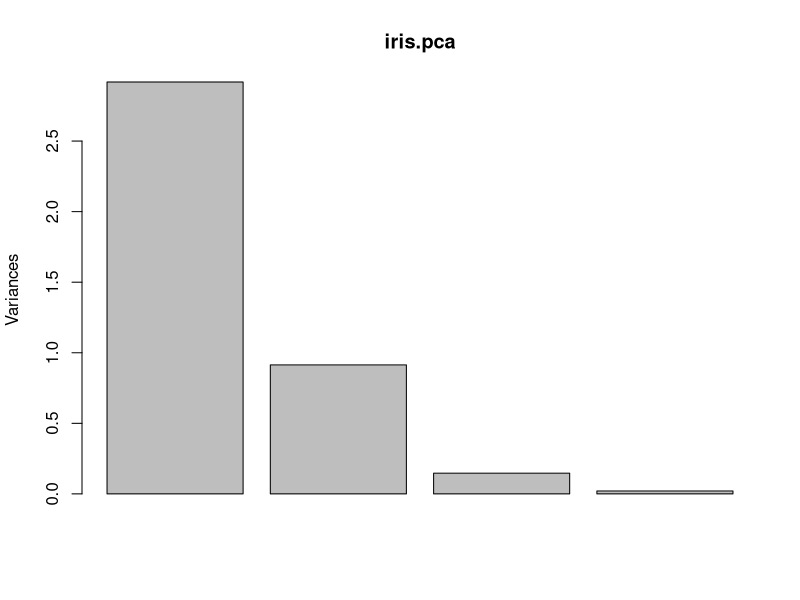
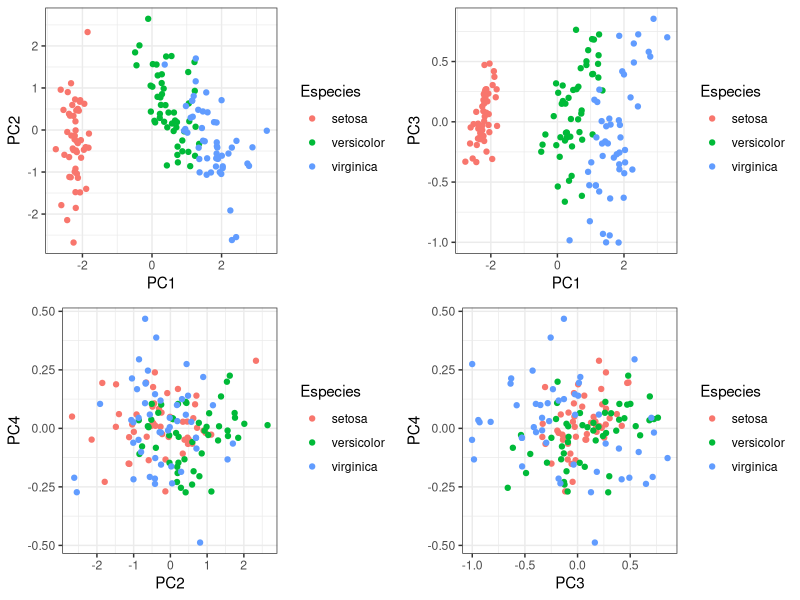
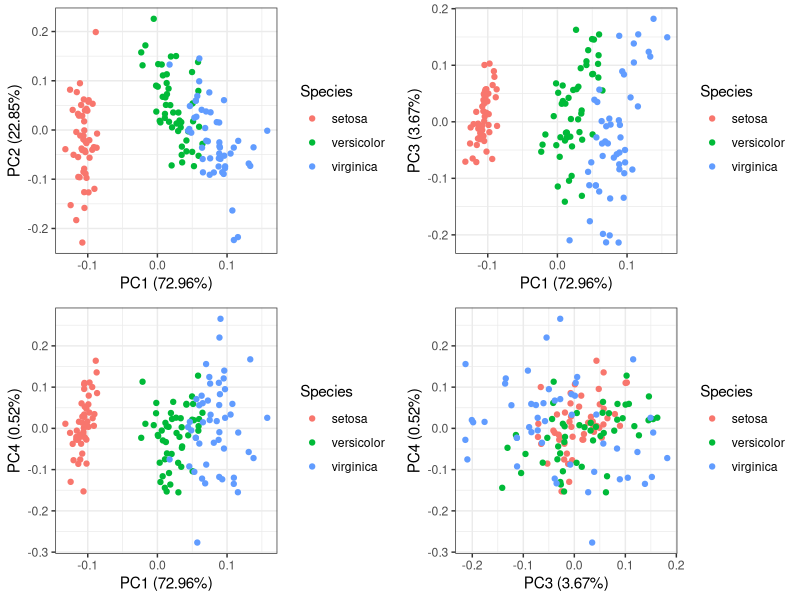
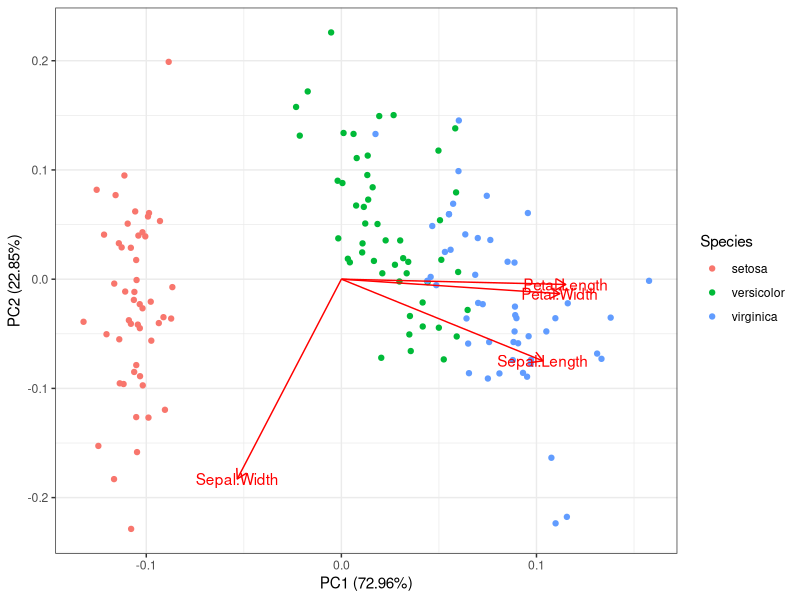
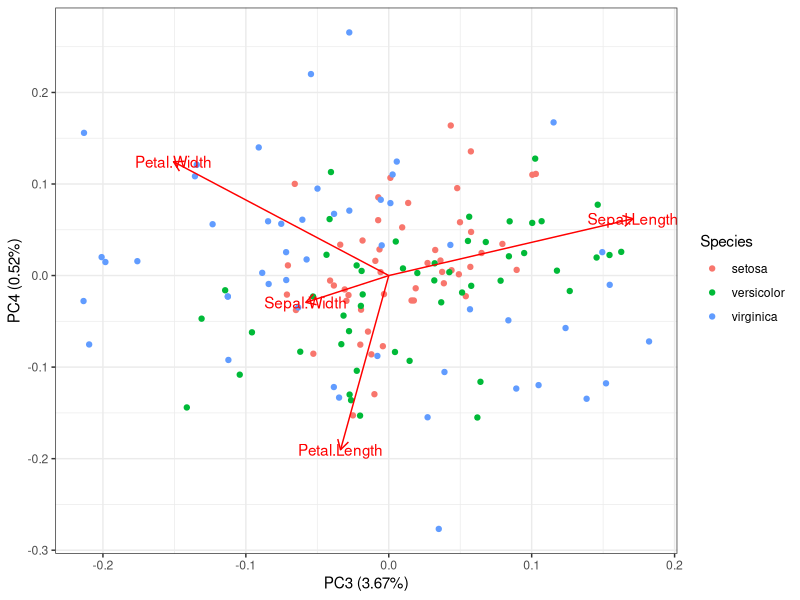
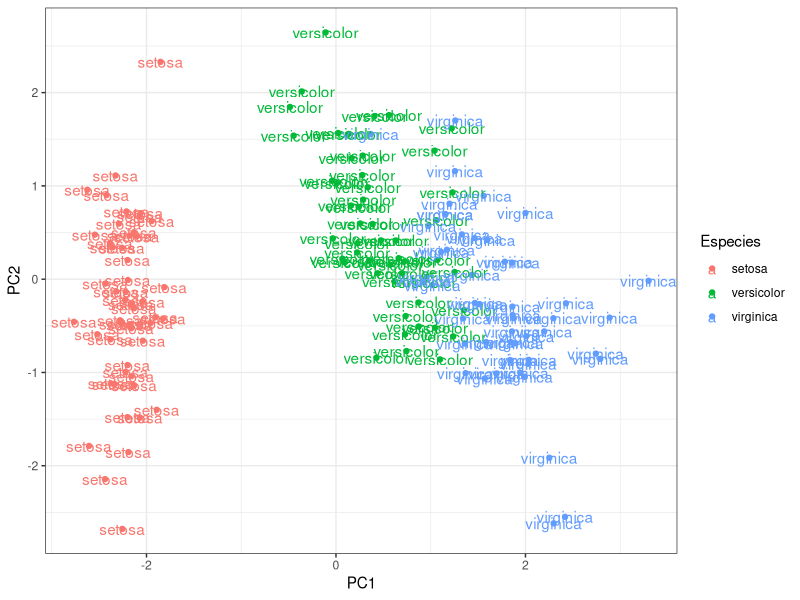
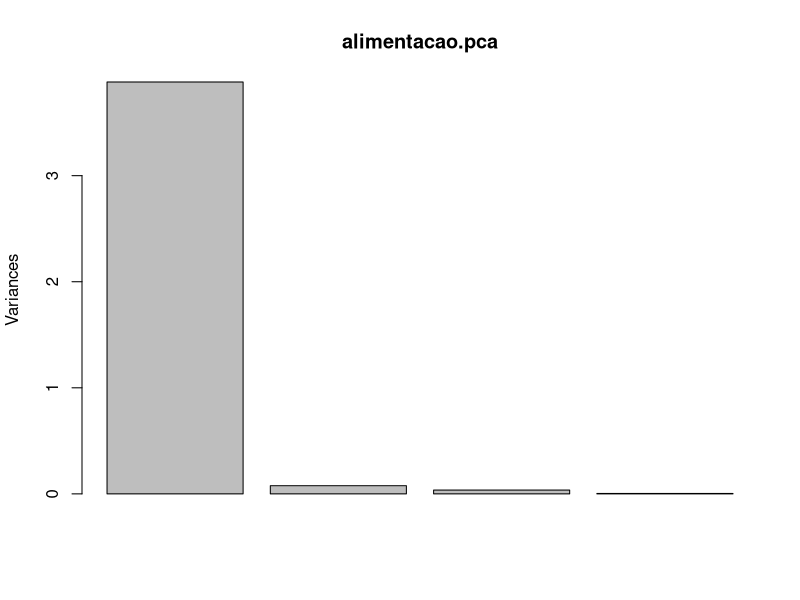
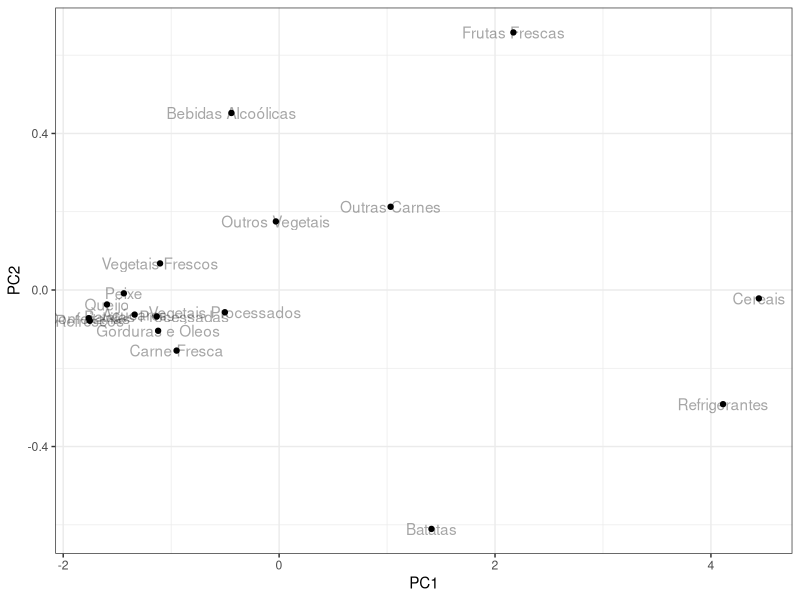

Write R code to recreate these figures, in order.
library(dplyr)
library(ggplot2)
theme_set(theme_bw())
library(gridExtra)
library(ggfortify)

# 1

iris.pca <- prcomp(iris[, -5], center=TRUE, scale.=TRUE)
names(iris.pca)

summary(iris.pca)

plot(iris.pca)

iris.transformado <- data.frame(iris.pca$x, Species=iris$Species)
head(iris.transformado)

pca01 <- ggplot(iris.transformado, aes(x=PC1, y=PC2)) +
  geom_point(aes(colour=Species)) +
  labs(colour="Especies")

pca02 <- ggplot(iris.transformado, aes(x=PC1, y=PC3)) +
  geom_point(aes(colour=Species)) +
  labs(colour="Especies")

pca03 <- ggplot(iris.transformado, aes(x=PC2, y=PC4)) +
  geom_point(aes(colour=Species)) +
  labs(colour="Especies")

pca04 <- ggplot(iris.transformado, aes(x=PC3, y=PC4)) +
  geom_point(aes(colour=Species)) +
  labs(colour="Especies")

grid.arrange(pca01, pca02, pca03, pca04)

pca01 <- autoplot(iris.pca, data=iris, x=1, y=2, colour="Species")

pca02 <- autoplot(iris.pca, data=iris, x=1, y=3, colour="Species")

pca03 <- autoplot(iris.pca, data=iris, x=1, y=4, colour="Species")

pca04 <- autoplot(iris.pca, data=iris, x=3, y=4, colour="Species")

grid.arrange(pca01, pca02, pca03, pca04)

# 2

autoplot(iris.pca, data=iris, colour="Species", loadings=TRUE, loadings.label=TRUE)

autoplot(iris.pca, data=iris, x=3, y=4, colour="Species", loadings=TRUE, loadings.label=TRUE)

# 3

ggplot(iris.transformado, aes(x=PC1, y=PC2)) +
  geom_point(aes(colour=Species)) +
  geom_text(aes(label=Species, colour=Species)) +
  labs(colour="Especies")

# 4

alimentacao <- read.table(file="AlimentacaoReinoUnido.txt", sep="\t", header=TRUE)

# 5

alimentacao.novo <- alimentacao %>%
  select(-Alimento)

alimentacao.pca <- prcomp(alimentacao.novo, center = TRUE, scale. = TRUE)

# 6

summary(alimentacao.pca)

# 7

plot(alimentacao.pca)

# 8

alimentacao.transformada <- data.frame(alimentacao.pca$x, Alimento=alimentacao$Alimento)

ggplot(alimentacao.transformada, aes(x=PC1, y=PC2)) +
  geom_point() +
  geom_text(aes(label=Alimento), alpha=0.35)

# 9

autoplot(alimentacao.pca, data=alimentacao, loadings=TRUE, loadings.label=TRUE)

# 10

rownames(alimentacao.novo) <- alimentacao$Alimento

alimentacao.pca.transposta <- prcomp(t(alimentacao.novo), center=TRUE, scale. = TRUE)

summary(alimentacao.pca.transposta)

plot(alimentacao.pca.transposta)

alimentacao.transformada <- data.frame(alimentacao.pca.transposta$x, Paises=names(alimentacao)[2:5])

ggplot(alimentacao.transformada, aes(x=PC1, y=PC2)) +
  geom_point() +
  geom_text(aes(label=Paises))

autoplot(alimentacao.pca.transposta, data=t(alimentacao.novo), label=TRUE, loadings=TRUE, loadings.label=TRUE)
